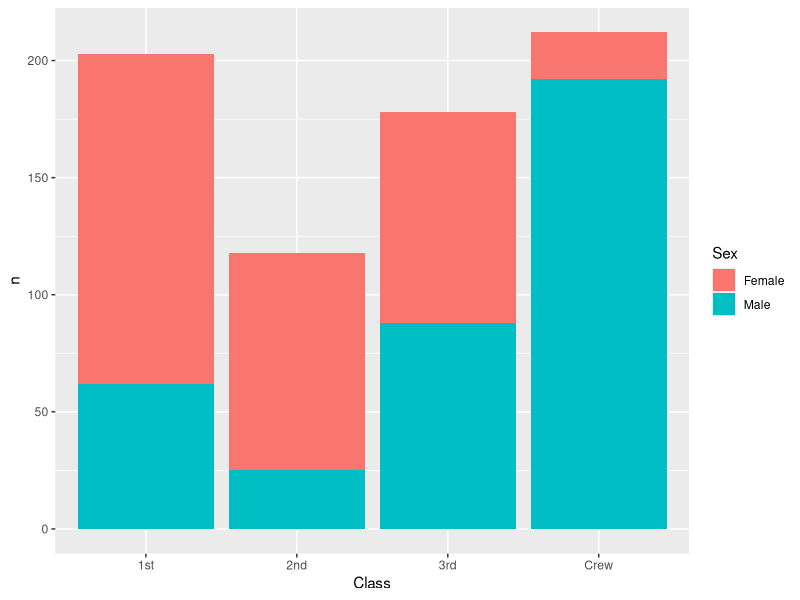
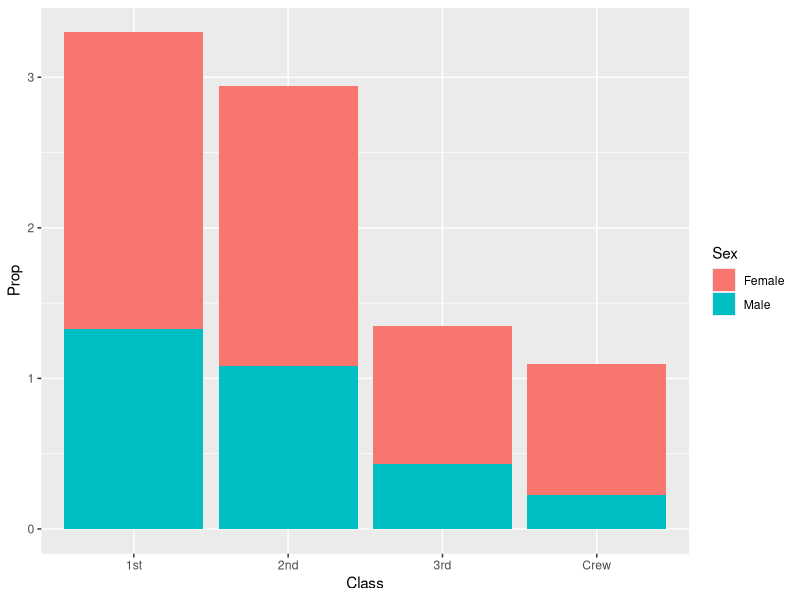
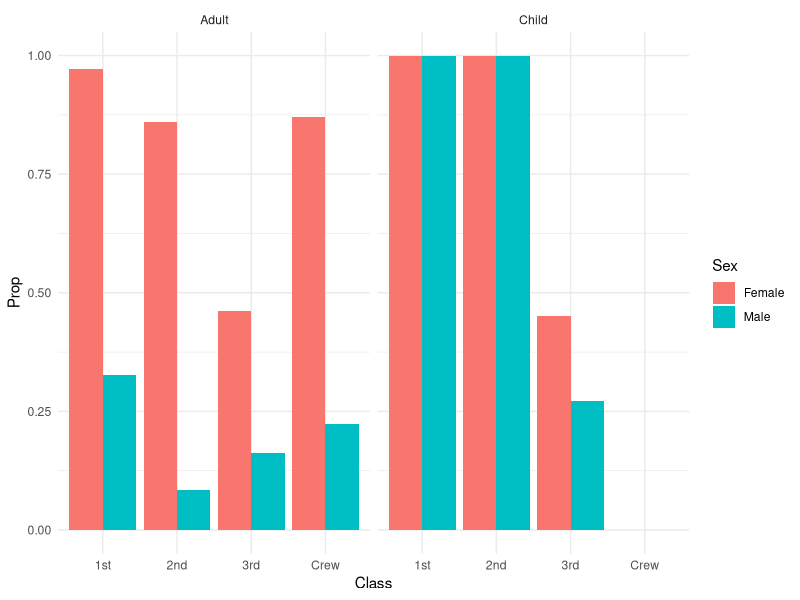

The R source for these figures, in order:
## ---- chunk 1
library(tidyverse)

df_titanic <- as_tibble(Titanic)
## ---- chunk 2
## TASK: Perform a `glimpse` of df_titanic
summary(df_titanic)
## ---- chunk 3
## NOTE: No need to edit! We'll cover how to
## do this calculation in a later exercise.
df_titanic %>% summarize(total = sum(n))
## ---- chunk 4
## TASK: Visualize counts against `Class` and `Sex`
df_titanic %>%
  filter(Survived == "Yes") %>%
  ggplot(aes(x = Class, y = n, fill = Sex)) +
  geom_col()
## ---- chunk 5
## NOTE: No need to edit! We'll cover how to
## do this calculation in a later exercise.
df_prop <-
  df_titanic %>%
  group_by(Class, Sex, Age) %>%
  mutate(
    Total = sum(n),
    Prop = n / Total
  ) %>%
  ungroup()
df_prop
## ---- chunk 6
df_prop %>%
  filter(Survived == "Yes") %>%
  ggplot(aes(x = Class, y = Prop, fill = Sex)) +
  geom_col()
## ---- chunk 7
df_prop %>%
  filter(Survived == "Yes") %>%
  ggplot(aes(x = Class, y = Prop, fill = Sex)) +
  geom_col(position = "dodge") +
  facet_grid(~ Age) +
  theme_minimal()
